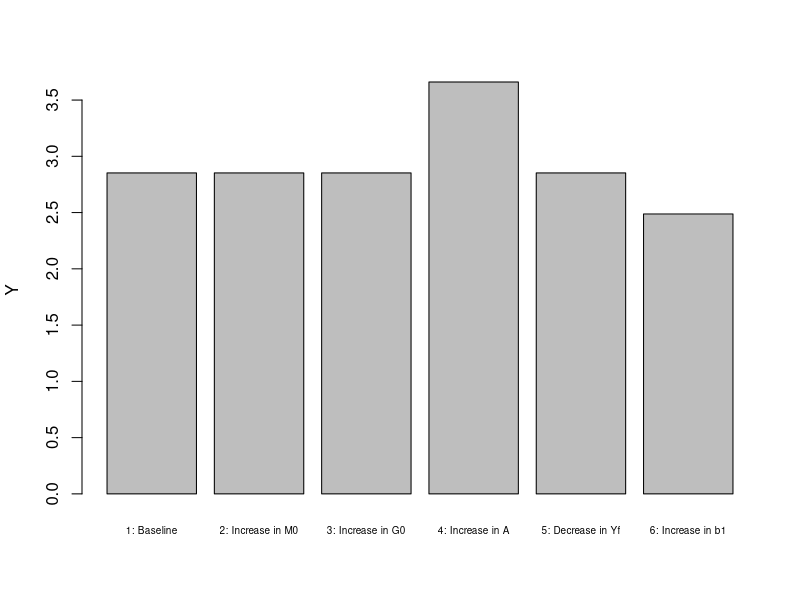
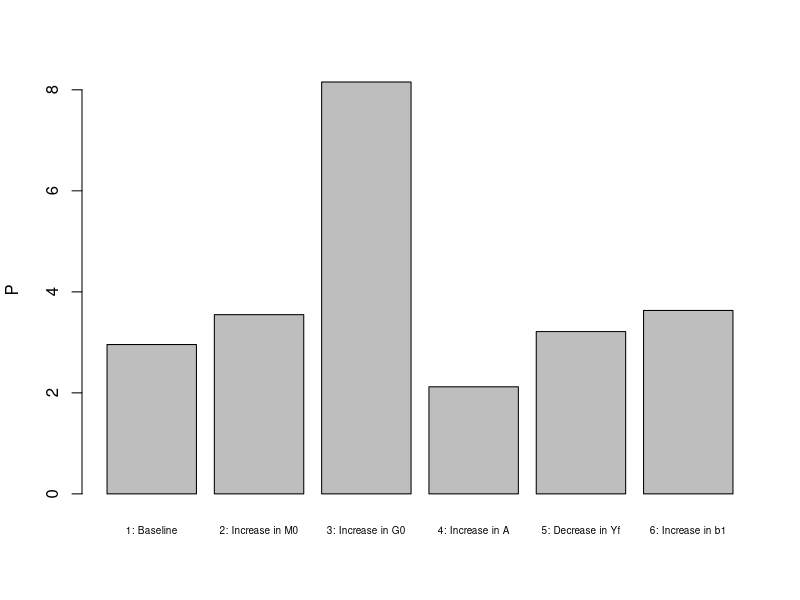
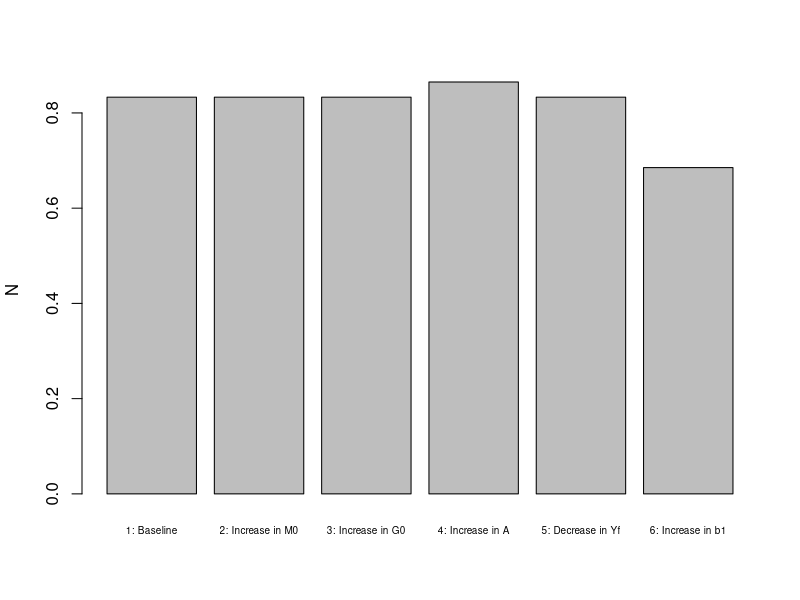
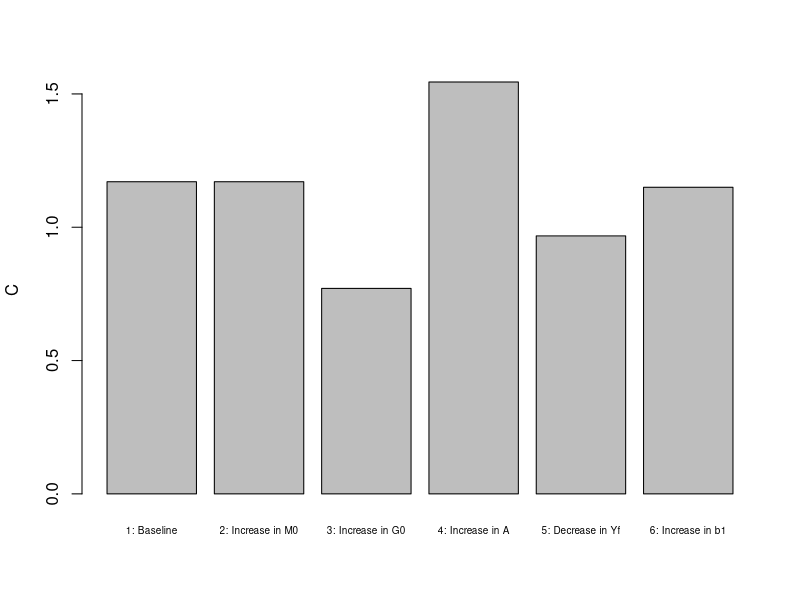
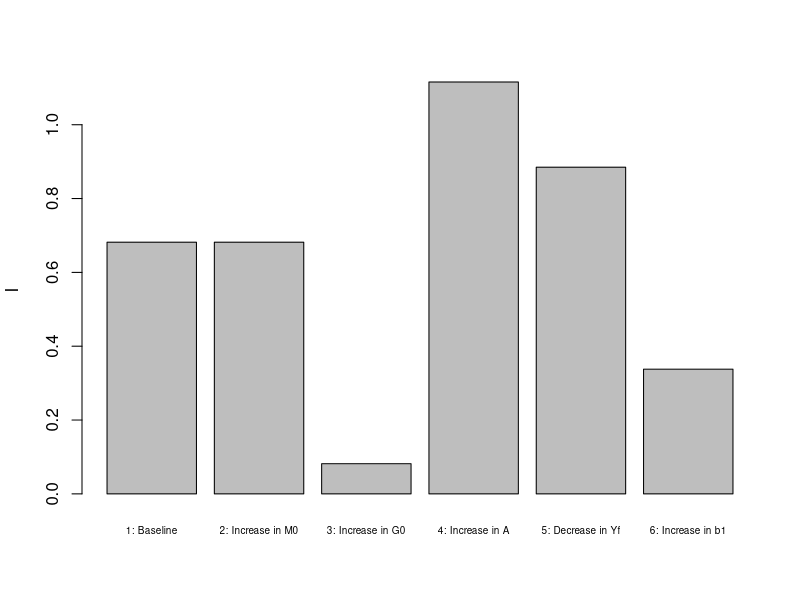
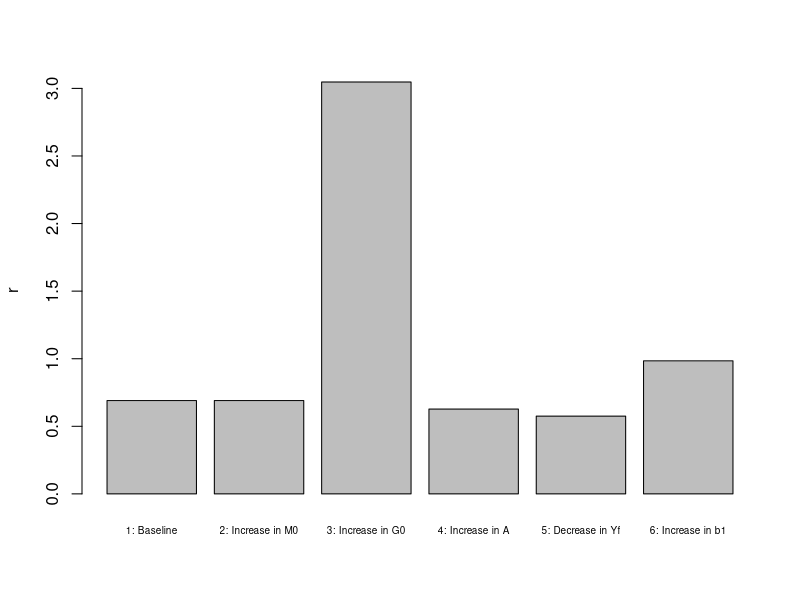
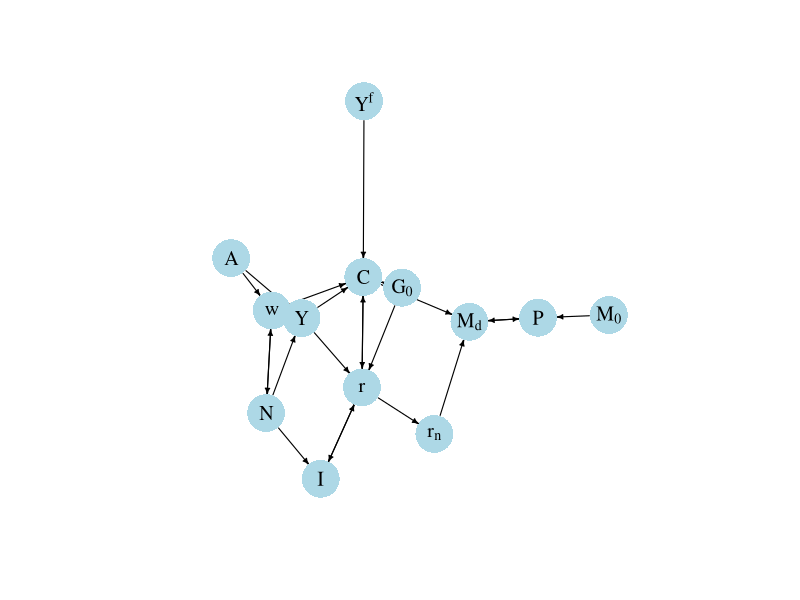

Source code (R) for these figures, in order:
## ---- chunk 1

# Clear the environment
rm(list=ls(all=TRUE))

# Set number of scenarios (including baseline)
S=6

#Create vector in which equilibrium solutions from different parameterisations will be stored
Y_star=vector(length=S) # Income/output
w_star=vector(length=S) # Real wage
C_star=vector(length=S) # Consumption
I_star=vector(length=S) # Investment
r_star=vector(length=S) # Real interest rate
rn_star=vector(length=S) # Nominal interest rate
N_star=vector(length=S) # Employment
P_star=vector(length=S) # Price level

# Create and parameterise exogenous variables/parameters that will be shifted
M0=vector(length=S) # money supply
G0=vector(length=S) # government expenditures
A=vector(length=S)  # productivity
Yf=vector(length=S) # expected future income
b1=vector(length=S) # household preference for leisure
M0[]=5
G0[]=1
A[]=2
Yf[]=1
b1[]=0.4

# Set parameter values for different scenarios
M0[2]=6   # scenario 2: monetary expansion 
G0[3]=2   # scenario 3: fiscal expansion
A[4]=2.5  # scenario 4: productivity boost
Yf[5]=0.2 # scenario 5: lower expected future income
b1[6]=0.8 # scenario 6: increased preference for leisure

#Set constant parameter values
a=0.3  # Capital elasticity of output
b2=0.9 # discount rate
b3=0.6 # household preference for money
K=5    # Exogenous capital stock
pe=0.02 # Expected rate of inflation
Gf=1  # Future government spending

# Initialise endogenous variables at arbitrary positive value
w = C = I = Y = r = N = P = 1 

#Solve this system numerically through 1000 iterations based on the initialisation
for (i in 1:S){
  
for (iterations in 1:1000){
  
  #Model equations
  
  #(1) Cobb-Douglass production function  
  Y = A[i]*(K^a)*N^(1-a)
  
  #(2) Labour demand 
  w = A[i]*(1-a)*(K^a)*N^(-a) 
  
  #(3) Labour supply
  N = 1 - (b1[i])/w
  
  #(4) Consumption demand
  C = (1/(1+b2+b3))*(Y - G0[i] + (Yf[i]-Gf)/(1+r) -b1[i]*(b2+b3)*log(b1[i]/w))
   
  #(5) Investment demand, solved for r
  r=(I^(a-1))*a*A[i]*N^(1-a) 
   
  #(6) Goods market equilibrium condition, solved for I
  I = Y - C - G0[i]
  
  #(7) Nominal interest rate
  rn = r + pe
  
  #(8) Price level
  P = (M0[i]*rn)/((1+rn)*b3*C) 

}
  
#Save results for different parameterisations in vector
Y_star[i]=Y
w_star[i]=w
C_star[i]=C
I_star[i]=I
r_star[i]=r
N_star[i]=N
P_star[i]=P
rn_star[i]=rn
}

## ---- chunk 2
#| label: fig-output-neocl
#| fig-cap: Output
barplot(Y_star, ylab="Y", names.arg=c("1: Baseline", "2: Increase in M0", "3: Increase in G0","4: Increase in A", "5: Decrease in Yf", "6: Increase in b1"), cex.names = 0.6)

## ---- chunk 3
#| label: fig-price_level
#| fig-cap: Price level
barplot(P_star, ylab="P",  names.arg=c("1: Baseline", "2: Increase in M0", "3: Increase in G0","4: Increase in A", "5: Decrease in Yf", "6: Increase in b1"), cex.names = 0.6)

## ---- chunk 4
#| label: fig-employment-neocl
#| fig-cap: Employment
barplot(N_star, ylab="N",  names.arg=c("1: Baseline", "2: Increase in M0", "3: Increase in G0","4: Increase in A", "5: Decrease in Yf", "6: Increase in b1"), cex.names = 0.6)

## ---- chunk 5
#| label: fig-consumption
#| fig-cap: Consumption
barplot(C_star, ylab="C",  names.arg=c("1: Baseline", "2: Increase in M0", "3: Increase in G0","4: Increase in A", "5: Decrease in Yf", "6: Increase in b1"), cex.names = 0.6)

## ---- chunk 6
#| label: fig-investment
#| fig-cap: Investment
barplot(I_star, ylab="I",  names.arg=c("1: Baseline", "2: Increase in M0", "3: Increase in G0","4: Increase in A", "5: Decrease in Yf", "6: Increase in b1"), cex.names = 0.6)

## ---- chunk 7
#| label: fig-interest_rate
#| fig-cap: Interest rate
barplot(r_star, ylab="r", names.arg=c("1: Baseline", "2: Increase in M0", "3: Increase in G0","4: Increase in A", "5: Decrease in Yf", "6: Increase in b1"), cex.names = 0.6)

## ---- chunk 8
#| message: false
#| label: fig-dg
#| fig-cap: Directed graph

## Create directed graph
# Construct auxiliary Jacobian matrix for 13 variables: 
# Y	w	N	C	I	r	P	rn M0	G0 A Yf Md
# where non-zero elements in regular Jacobian are set to 1 and zero elements are unchanged

M_mat=matrix(c(0,0,1,0,0,0,0,0,0,0,1,0,0,
              0,0,1,0,0,0,0,0,0,0,1,0,0,
              0,1,0,0,0,0,0,0,0,0,0,0,0,
              1,1,0,0,0,1,0,0,0,1,0,1,0,
              0,0,1,0,0,1,0,0,0,0,0,0,0,
              1,0,0,1,1,0,0,0,0,1,0,0,0,
              0,0,0,0,0,0,0,0,1,0,0,0,1,
              0,0,0,0,0,1,0,0,0,0,0,0,0,
              0,0,0,0,0,0,0,0,0,0,0,0,0,
              0,0,0,0,0,0,0,0,0,0,0,0,0,
              0,0,0,0,0,0,0,0,0,0,0,0,0,
              0,0,0,0,0,0,0,0,0,0,0,0,0,
              0,0,0,1,0,0,1,1,0,0,0,0,0), 13, 13, byrow=TRUE)

# Create adjacency matrix from transpose of auxiliary Jacobian 
A_mat=t(M_mat)

# Create directed graph from adjacency matrix
library(igraph)
dg= graph_from_adjacency_matrix(A_mat, mode="directed", weighted= NULL)

# Define node labels
V(dg)$name=c("Y","w","N","C","I","r","P", expression(r[n]), expression(M[0]),expression(G[0]),"A",expression(Y^f), expression(M[d]))

# Plot directed graph
plot(dg, main="", vertex.size=20, vertex.color="lightblue", 
     vertex.label.color="black", edge.arrow.size=0.3, edge.width=1.1, edge.size=1.2,
     edge.arrow.width=1.2, edge.color="black", vertex.label.cex=1.2, 
     vertex.frame.color="NA", margin=-0.08)
